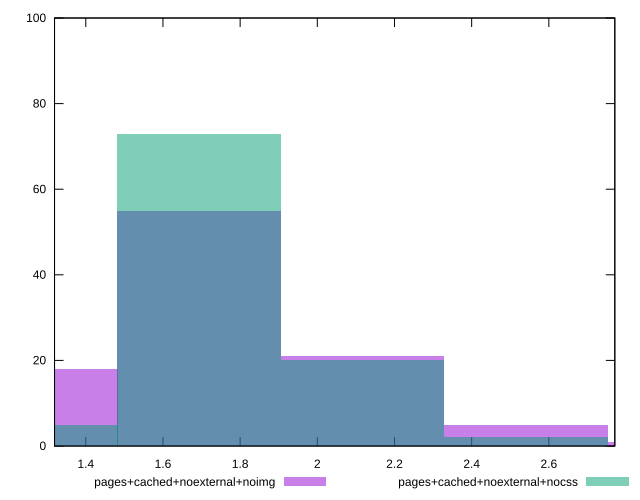

The script that saved this image:
reset

$pagesCachedNoexternalNoimg <<EOF
1.2704519264495016 18
2.117419877415836 21
1.6939359019326687 55
2.540903852899003 5
2.9643878283821703 1
EOF

$pagesCachedNoexternalNocss <<EOF
1.6939359019326687 73
2.117419877415836 20
2.540903852899003 2
1.2704519264495016 5
EOF

set key outside below
set boxwidth 0.4234839754831672
set xrange [1.319:2.7710000000000004]
set yrange [0:100]
set trange [0:100]
set style fill transparent solid 0.5 noborder
set terminal svg size 640, 500 enhanced background rgb 'white'
set output "report_00008_2021-01-22T20:58:29.167/server-response-time/comparison/histogram/8_vs_9.svg"

plot $pagesCachedNoexternalNoimg title "pages+cached+noexternal+noimg" with boxes, \
     $pagesCachedNoexternalNocss title "pages+cached+noexternal+nocss" with boxes

reset
